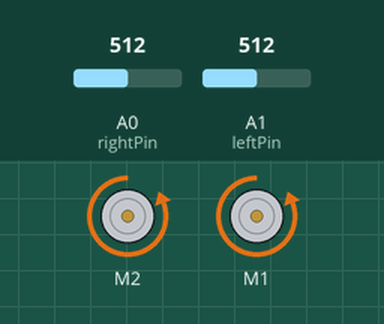
Recording of a sketch running on a simulated Arduino Uno, built with avr-gcc and run on an emulated ATmega328P. On the bench: 2 × DC motor (green arrow = forward, orange = backward, longer = faster). The inputs (shaded band) are chosen by the test bench; at power-on: A0 (rightPin) = 512, A1 (leftPin) = 512.

Above: at 7.2 s.
7.3 s: A0 (rightPin) set to 534
At 8.1 s:
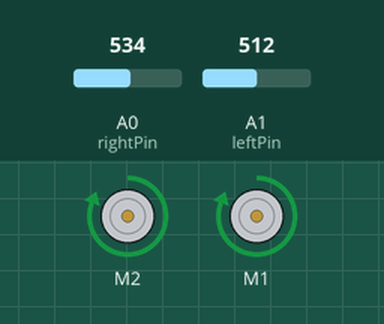
10.3 s: A1 (leftPin) set to 716
At 11.7 s:
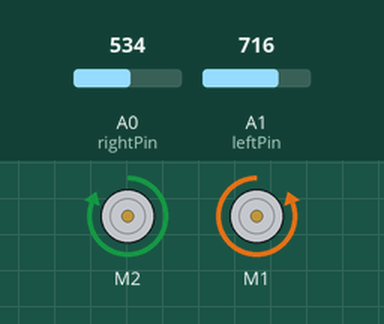
13.3 s: A1 (leftPin) set to 306
At 14.7 s:
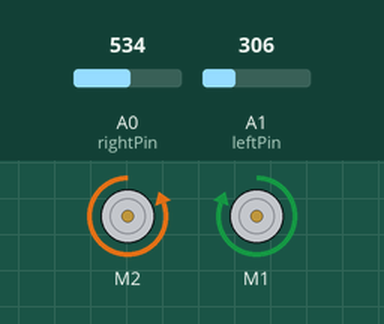
16.3 s: A1 (leftPin) set to 900
At 17.1 s:
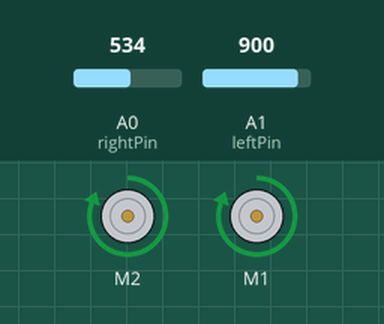
Timing chart, 0 to 20.3 s (numbered marks = the images above; inputs shaded):
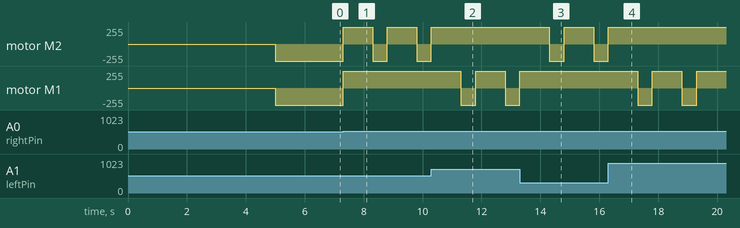

The sketch:

sumobot.pde
```cpp
#include <AFMotor.h>

AF_DCMotor left(1, MOTOR12_64KHZ);
AF_DCMotor right(2, MOTOR12_64KHZ);

const int leftPin = 1;
const int rightPin = 0;

void setup() {
  pinMode(leftPin, INPUT);
  pinMode(rightPin, INPUT);

  delay(5000);

  right.setSpeed(255);
  left.setSpeed(255);
  forward();
  delay(1000);
}

void backward() {
  right.run(FORWARD);
  left.run(FORWARD);
}

void forward() {
  right.run(BACKWARD);
  left.run(BACKWARD);
}

void rightBackward() {
  backward();
  delay(1000);
  left.run(BACKWARD);
  delay(500);
  forward();
}

void leftBackward() {
  backward();
  delay(1000);
  right.run(BACKWARD);
  delay(500);
  forward();
}

int smooth(int data, float filterVal, float smoothedVal){
  if (filterVal > 1){      // check to make sure param's are within range
    filterVal = .99;
  }
  else if (filterVal <= 0){
    filterVal = 0;
  }

  smoothedVal = (data * (1 - filterVal)) + (smoothedVal  *  filterVal);

  return (int)smoothedVal;
}

float leftSmooth  = 0.0;
float rightSmooth = 0.0;
void loop() {
  int left = analogRead(leftPin);
  int right = analogRead(rightPin);

  leftSmooth = smooth(left, 0.5, leftSmooth);
  rightSmooth = smooth(right, 0.5, rightSmooth);

  if(leftSmooth - rightSmooth > 5)
    rightBackward();
  else if(rightSmooth - leftSmooth > 5)
    leftBackward();
//  boolean reverseLeft  = analogRead(leftPin) >= threshold;
//  boolean reverseRight = analogRead(rightPin) >= threshold;
//  reverseLeft  ? leftBackward()  : leftForward();
//  reverseRight ? rightBackward() : rightForward();
}
```

Measured:
- the behaviour switches between 517 and 518 on A0 (rightPin) (found by bisection; images 0 and 1)
- after the input at 7.3 s, motor M2: alternates forward 255/255 for 1.0 s and backward 255/255 for 0.50 s, starting at once; motor M1: backward 255/255 → forward 255/255 at once
- after the input at 10.3 s, motor M2: goes on until 10.3 s, then stays forward 255/255; motor M1: forward 255/255 → backward 255/255 after 1.0 s, → forward 255/255 0.50 s later, → backward 255/255 1.0 s later
- after the input at 13.3 s, motor M2: forward 255/255 → backward 255/255 after 1.0 s, → forward 255/255 0.50 s later, → backward 255/255 1.0 s later; motor M1: goes on until 13.3 s, then stays forward 255/255
- after the input at 16.3 s, motor M2: goes on until 16.3 s, then stays forward 255/255; motor M1: alternates forward 255/255 for 1.0 s and backward 255/255 for 0.50 s, starting after 1.0 s
